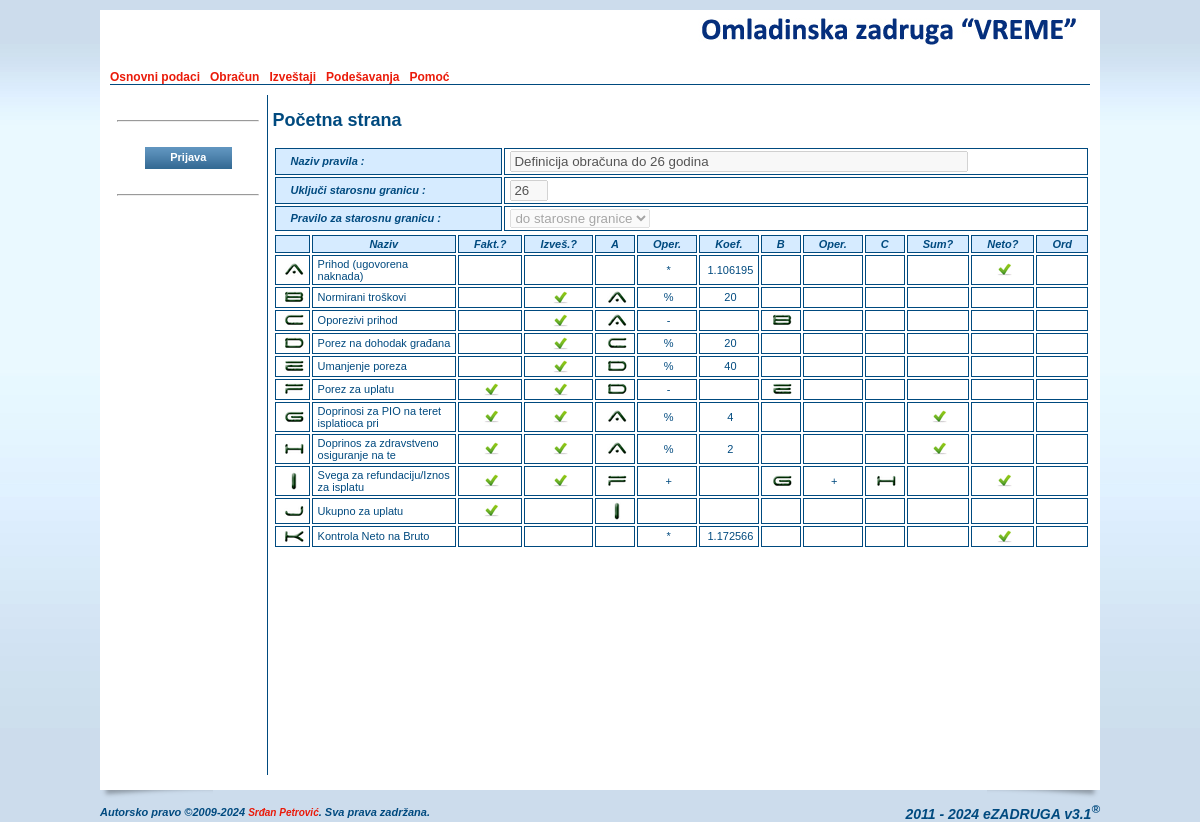
/parametarugpregled.php?id=1, run on the app's committed database.
### tables this page shows
CREATE TABLE IF NOT EXISTS `oszcooperative` (
  `ID` smallint(6) NOT NULL AUTO_INCREMENT,
  `name` varchar(255) NOT NULL,
  `short` varchar(50) NOT NULL,
  `shortest` varchar(25) NOT NULL,
  `address` varchar(255) DEFAULT NULL,
  `IDPlace` smallint(6) DEFAULT NULL,
  `phone` varchar(20) DEFAULT NULL,
  `mobile` varchar(20) DEFAULT NULL,
  `fax` varchar(20) DEFAULT NULL,
  `email` varchar(255) DEFAULT NULL,
  `url` varchar(255) DEFAULT NULL,
  `account` varchar(255) DEFAULT NULL,
  `reference` varchar(255) NOT NULL,
  `pib` varchar(20) DEFAULT NULL,
  `idnumber` varchar(20) DEFAULT NULL,
  `activity` varchar(20) NOT NULL,
  `currentyear` varchar(4) NOT NULL,
  `contracthours` tinyint(4) NOT NULL DEFAULT '0',
  `memberhours` tinyint(4) NOT NULL DEFAULT '0',
  `headimage` varchar(255) DEFAULT NULL,
  `pdfimage` varchar(255) DEFAULT NULL,
  PRIMARY KEY (`ID`),
  KEY `name` (`name`),
  KEY `IDPlace` (`IDPlace`)
);

CREATE TABLE IF NOT EXISTS `oszmenu` (
  `ID` smallint(6) NOT NULL AUTO_INCREMENT,
  `title` varchar(70) NOT NULL,
  `link` varchar(255) NOT NULL,
  `root` smallint(6) NOT NULL DEFAULT '0',
  `sort` tinyint(4) DEFAULT NULL,
  `sub_item` tinyint(4) NOT NULL DEFAULT '-1',
  `show_admin` tinyint(4) NOT NULL DEFAULT '0',
  PRIMARY KEY (`ID`),
  KEY `title` (`title`),
  KEY `root` (`root`),
  KEY `link` (`link`)
);

CREATE TABLE IF NOT EXISTS `oszinvoicerule` (
  `ID` int(11) NOT NULL AUTO_INCREMENT,
  `name` varchar(255) NOT NULL,
  `age` tinyint(4) NOT NULL,
  `agerule` varchar(2) NOT NULL,
  PRIMARY KEY (`ID`)
);

CREATE TABLE IF NOT EXISTS `oszcontractruledef` (
  `ID` int(11) NOT NULL AUTO_INCREMENT,
  `IDInvoiceRule` int(11) NOT NULL,
  `name` varchar(255) NOT NULL,
  `sort` tinyint(4) NOT NULL DEFAULT '0',
  `invoice` tinyint(4) NOT NULL DEFAULT '0',
  `report` tinyint(4) NOT NULL DEFAULT '0',
  `operator` varchar(1) NOT NULL,
  `input` int(11) NOT NULL DEFAULT '0',
  `inputVal` double NOT NULL DEFAULT '0',
  `inputY` int(11) NOT NULL DEFAULT '0',
  `operatorY` varchar(1) NOT NULL,
  `inputZ` int(11) NOT NULL DEFAULT '0',
  `contributesum` tinyint(4) NOT NULL DEFAULT '0',
  `inputnet` tinyint(4) NOT NULL DEFAULT '0',
  `control` tinyint(4) NOT NULL DEFAULT '0',
  PRIMARY KEY (`ID`),
  KEY `IDInvoiceRule` (`IDInvoiceRule`)
);

### include/c_session.php (called while the page is built, shortened)
<?php
class c_Session {
  public function _getTimeScale() {
    if (isset($_SESSION['_OSZ_TimeScale']))
      return (int) $_SESSION['_OSZ_TimeScale'];
    else {
      $query = mysql_query("SELECT * FROM OSZCooperative") or die(mysql_error());
      return (int) $_SESSION['_OSZ_TimeScale'];
    }
  }
}
?>

### parametarugpregled.php (the view, shortened to what this page needs)
<?php
include_once('./header.php');
$id             = 0;
$name           = '';
$age            = 0;
$agerule        = '';
if (isset($_GET["id"])) $id = (int)$_GET["id"];
if ($id > 0) {
  $query = mysql_query(sprintf("SELECT * FROM oszinvoicerule WHERE ID=%d",$id)) or die(mysql_error());
  $res = mysql_fetch_array($query);
  if (isset($res["ID"])) {
    $name     = $res["name"];
    $age      = $res["age"];
    $agerule  = $res["agerule"];
  }
}
?>
              <h2><?=$GLOBALS["sectiontitle"];?></h2>
              <form name="frmEdit" method="POST" action="./parametarunos.php">
              <table cellpadding="2" cellspacing="2" border="0" class="table_edit" width="100%">
                <tr>
                  <th>Naziv pravila : </th>
                  <td><input type="text" name="name" id="name" value="<?=$name?>" maxlength="255" style="width:450px;" disabled="disabled" /></td>
                </tr>
                <tr>
                  <th>Uključi starosnu granicu : </th>
                  <td><input type="text" name="age" id="age" value="<?=$age?>" maxlength="5" style="width:30px;" disabled="disabled" /></td>
                </tr>
                <tr>
                  <th>Pravilo za starosnu granicu : </th>
                  <td>
                    <select name="agerule" id="agerule" disabled="disabled">
<? foreach($GLOBALS["invoicerule"] as $key => $value) { $selected = ""; if ($key == $agerule) $selected = "selected"; ?>
                      <option value="<?=$key;?>" <?=$selected;?>><?=$value;?></option>
<? } ?>
                    </select>
                  </td>
                </tr>
              </table>
              </form>
<?
if ($id > 0) {
  $query = mysql_query(sprintf("SELECT * FROM oszcontractruledef WHERE IDInvoiceRule=%d ORDER BY sort", $id)) or die(mysql_error());
  $_Invoiceruledef = array();
  $affected = mysql_num_rows($query);
  $i = 1;
  while ($res = mysql_fetch_array($query)) {
    $_Invoiceruledef[$res["ID"]] = array (
      "name"          => $res["name"],
      "sort"          => $res["sort"],
      "invoice"       => $res["invoice"],
      "report"        => $res["report"],
      "operator"      => $res["operator"],
      "input"         => $res["input"],
      "inputVal"      => $res["inputVal"],
      "inputY"        => $res["inputY"],
      "operatorY"     => $res["operatorY"],
      "inputZ"        => $res["inputZ"],
      "contributesum" => $res["contributesum"],
      "inputnet"      => $res["inputnet"],
      "image"         => "./images/signs/letther_".$i."_resize.png"
    );
    $i++;
  }
  if ($affected > 0) {
?>
              <table cellpadding="2" cellspacing="2" border="0" class="table_browse" width="100%">
                <tr>
                  <th>&nbsp;</th>
                  <th>Naziv</th>
                  <th>Fakt.?</th>
                  <th>Izveš.?</th>
                  <th>A</th>
                  <th>Oper.</th>
                  <th>Koef.</th>
                  <th>B</th>
                  <th>Oper.</th>
                  <th>C</th>
                  <th>Sum?</th>
                  <th>Neto?</th>
                  <th>Ord</th>
                </tr>
<? $started = true; $current = 0; foreach ($_Invoiceruledef AS $key => $res) { $current++; ?>
                <tr>
                  <td align="center" valign="middle"><img src="<?=$res["image"];?>" alt="<?=$res["name"];?>" title="<?=$res["name"];?>" /></td>
                  <td><?=substr($res["name"], 0, 40);?></td>
                  <td align="center" valign="middle"><? if ($res["invoice"]) { ?> <img src="./images/form/att.jpg" /><? } else echo '&nbsp;'; ?></td>
                  <td align="center" valign="middle"><? if ($res["report"]) { ?> <img src="./images/form/att.jpg" /><? } else echo '&nbsp;'; ?></td>
                  <td align="center" valign="middle"><? if ($res["input"] > 0) { ?>
                    <img src="<?=$_Invoiceruledef[$res["input"]]["image"];?>" alt="<?=$_Invoiceruledef[$res["input"]]["name"];?>" title="<?=$_Invoiceruledef[$res["input"]]["name"];?>"/>
                    <? } else echo '&nbsp;'; ?></td>
                  <td align="center" valign="middle"><?if (strlen(trim($res["operator"])) > 0) echo $res["operator"]; else echo '&nbsp;'; ?></td>
                  <td align="center" valign="middle"><?if ($res["inputVal"] > 0) echo $res["inputVal"]; else echo '&nbsp;'; ?></td>
                  <td align="center" valign="middle"><? if ($res["inputY"] > 0) { ?>
                    <img src="<?=$_Invoiceruledef[$res["inputY"]]["image"];?>" alt="<?=$_Invoiceruledef[$res["inputY"]]["name"];?>" title="<?=$_Invoiceruledef[$res["inputY"]]["name"];?>"/>
                    <? } else echo '&nbsp;'; ?></td>
                  <td align="center" valign="middle"><?if ($res["operatorY"] != "") echo $res["operatorY"]; else echo '&nbsp;'; ?></td>
                  <td align="center" valign="middle"d><? if ($res["inputZ"] > 0) { ?>
                    <img src="<?=$_Invoiceruledef[$res["inputZ"]]["image"];?>" alt="<?=$_Invoiceruledef[$res["inputZ"]]["name"];?>" title="<?=$_Invoiceruledef[$res["inputZ"]]["name"];?>"/>
                    <? } else echo '&nbsp;'; ?></td>
                  <td align="center" valign="middle"><? if ($res["contributesum"]) { ?> <img src="./images/form/att.jpg" /><? } else echo '&nbsp;'; ?> </td>
                  <td align="center" valign="middle"><? if ($res["inputnet"]) { ?> <img src="./images/form/att.jpg" /><? } else echo '&nbsp;'; ?> </td>
                  <td align="center" valign="middle">
                  </td>
                </tr>
<? } ?>
              </table>
<?
  }
} ?>
<?php
include_once('./footer.php');
?>

### header.php (shortened to what this page needs)
<?php
require_once('./include/c_session.php');
require_once('./lang/sr.php');
if (!isset($_session))
{
  $_session = new c_Session;
}
$_esettings = $_session->_getSettings();
if (count($_esettings) == 0) {
  $query = mysql_query("select * from esettings where ID > 0 LIMIT 1") or die(mysql_error());
  $_esettings = mysql_fetch_array($query);
}
$_oszcooperative = $_session->_getCooperative();
if (count($_oszcooperative) == 0) {
  $query = mysql_query("select * from oszcooperative where ID > 0 LIMIT 1") or die(mysql_error());
  $_oszcooperative = mysql_fetch_array($query);
}
$_timescale   = $_session->_getTimeScale();
$_menu   = array();
$_root   = 0;
$_father = 0;
$query = mysql_query("SELECT * FROM oszmenu ORDER BY root, sort") or die(mysql_error());
while ($res = mysql_fetch_array($query)) {
  if ($res['root'] > 0) {
    foreach($_menu[0] as $key => $menu) {
      if ($key == $res['root']) {
        $_menu[0][$key]['submenu'][$res['ID']] = array(
        "ID"        => $res['ID'],
        "title"     => $res['title'],
        "link"      => $res['link'],
        "root"      => $res['root'],
        "sort"      => $res['sort'],
        "sub_item"  => $res['sub_item'],
        "show_admin"=> $res['show_admin']
        );
      }
    }
  } else {
    $_menu[0][$res['ID']] = array(
      "ID"    => $res['ID'],
      "title" => $res['title'],
      "link"  => $res['link'],
      "root"  => $res['root'],
      "sort"      => $res['sort'],
      "sub_item"  => $res['sub_item'],
      "show_admin"=> $res['show_admin']
    );
  }
}
?>
<!DOCTYPE html PUBLIC "-//W3C//DTD XHTML 1.0 Transitional//EN" "http://www.w3.org/TR/xhtml1/DTD/xhtml1-transitional.dtd">
<html xmlns="http://www.w3.org/1999/xhtml" >
  <head>
    <link href="./css/style.css" rel="stylesheet" type="text/css">
    <link href="./css/calendar.css" rel="stylesheet" type="text/css">
  </head>
<?php
if (isset($preload_image) && is_array($preload_image)) {
  $strOnLoad = "javascript:MM_preloadImages(";
  $start = true;
  foreach($preload_image as $_image) {
    if ($start)
    {
      $start = false;
      $strOnLoad .= "'". $_image."'";
    } else $strOnLoad .= ",'". $_image."'";
  }
?>
  <body OnLoad="<?=$strOnLoad;?>">
<?php
} else {
?>
  <body>
<?php
}
?>
    <div class="main_content_location" align="center" valign="top">
      <table cellpadding="0" cellspacing="0" border="0">
        <tr>
          <td colspan="2" valign="top">
            <table cellpadding="0" cellspacing="0" border="0" class="content_all">
              <tr>
                <td class="content_all_left"><img src="./images/1px.gif" /></td>
                <td class="content_main" valign="top">
                    <table cellpadding="0" cellspacing="0" border="0" class="content_main">
                      <tr>
                        <td>
                          <table cellpadding="0" cellspacing="0" border="0" class="header">
                            <tr>
                              <td align="left" class="header_left">
                              </td>
                              <td align="right" valign="top" class="header_right">
                                <a href="./index.php">
<?php if (isset($_esettings["custom_head"]) && $_esettings["custom_head"] && isset($_oszcooperative["headimage"]) && file_exists($_oszcooperative["headimage"])) { ?>
                                  <img src="<?=$_oszcooperative["headimage"];?>" alt="<?=$_LANG["sr"]["MAIN_IMAGE_ALT"];?>" title="<?=$_LANG["sr"]["MAIN_IMAGE_ALT"];?>" />
<?php } else { ?>
                                  <img src="./images/ezadruga_logo.png" alt="<?=$_LANG["sr"]["MAIN_IMAGE_ALT"];?>" title="<?=$_LANG["sr"]["MAIN_IMAGE_ALT"];?>" />
<?php } ?>
                                </a>
                              </td>
                            </tr>
                            <tr>
                              <td class="main_menu" colspan="2">
<?
  foreach ($_menu[0] as $key => $menu) {
    if (intval($menu["sort"]) > 0) {
      if ($key == $_father || $key == $_root){
        if ($_menu[0][$key]["show_admin"] && $GLOBALS["admin"]) {
?>
                                <a href="./<?=$_menu[0][$key]["link"];?>" class="main_menu_selected"><?=$_menu[0][$key]["title"];?></a> &nbsp;
<?
        } else {
?>
                                <a href="./<?=$_menu[0][$key]["link"];?>" class="main_menu_selected"><?=$_menu[0][$key]["title"];?></a> &nbsp;
<?
        }
      } else {
        if ($_menu[0][$key]["show_admin"] && $GLOBALS["admin"]) {
?>
                                <a href="./<?=$_menu[0][$key]["link"];?>"><?=$_menu[0][$key]["title"];?></a> &nbsp;
<?
        } else {
?>
                                <a href="./<?=$_menu[0][$key]["link"];?>"><?=$_menu[0][$key]["title"];?></a> &nbsp;
<?
        }
      }
    }
  }
?>
                              </td>
                          </table>
                        </td>
                      </tr>
                      <tr>
                        <td valign="top">
                          <table cellpadding="0" cellspacing="0" border="0" class="main_content">
                            <tr>
                              <td class="left_menu" valign="top">
                                <hr style="margin-top:25px;margin-bottom:25px;width:140px;"/>
                                <div align="center">
<?php if (!$GLOBALS["admin"]) { ?>
                                  <form name="frmLogin" action="./login.php" method="POST">
                                    <input type="submit" name="login" id="login" class="btn" value=" &nbsp; &nbsp; Prijava &nbsp; &nbsp; " />
                                  </form>
<?php } ?>
                                </div>
                                <hr style="margin-top:25px;width:140px;" />
                              </td>
                              <td style="width:830px;padding-left:5px;" valign="top">

### css/style.css (style rules this page uses)
body { margin: 0px; padding: 0px; background-color:#ccdcec; background-image:url(bg.jpg); background-repeat:repeat-x; font-family:Arial, Tahoma, Georgia; font-size:12px; color:#004A7F; }
a { font-size:12px; color:#ea1b0a; text-decoration:none; font-weight: bold; }
table { text-align: left; font-size:12px; }
img { border-top: 0px none; border-left: 0px none; border-right: 0px none; border-bottom: 0px none; }
.header { width: 980px; height: 60px; }
.header_left { width: 390px; height: 60px; }
.header_right { width: 590px; height: 60px; }
.main_content_location { padding-top: 10px; }
.content_all { margin: 0px; padding: 0px; background-color:#FFFFFF; width:1000px; }
.content_all_left { background-color:#FFFFFF; width:10px; }
.content_main { width: 980px; background-color:#FFFFFF; font-size:12px; }
.main_content { width: 980px; height:680px; background-color:#FFFFFF; font-size:12px; margin-top:10px; }
.main_menu { border-bottom: 1px solid #004A7F; }
.left_menu { width:160px; border-right: 1px solid #004A7F; }
.table_browse { font-size:11px; }
.table_browse th { font-weight: bold; text-align: left; font-style: italic; background-color: #D6EBFF; border-top: 1px solid #004A7F; border-left: 1px solid #004A7F; border-right: 1px solid #004A7F; border-bottom: 1px solid #004A7F; }
.table_browse td { border-top: 1px solid #004A7F; border-left: 1px solid #004A7F; border-right: 1px solid #004A7F; border-bottom: 1px solid #004A7F; padding-left: 5px; }
.table_edit { font-size:11px; }
.table_edit th { font-weight: bold; font-style: italic; background-color: #D6EBFF; border-top: 1px solid #004A7F; border-left: 1px solid #004A7F; border-right: 1px solid #004A7F; border-bottom: 1px solid #004A7F; padding-left: 15px; padding-right: 15px; }
.table_edit td { border-top: 1px solid #004A7F; border-left: 1px solid #004A7F; border-right: 1px solid #004A7F; border-bottom: 1px solid #004A7F; padding-left: 5px; }
.table_browse th { font-weight: bold; font-style: italic; text-align: center; background-color: #D6EBFF; border-top: 1px solid #004A7F; border-left: 1px solid #004A7F; border-right: 1px solid #004A7F; border-bottom: 1px solid #004A7F; padding-left: 15px; padding-right: 15px; }
.btn { height:22px; border:none; background-color:#004A7F; background-image:url(btn.jpg); background-repeat:repeat-x; color:#FFFFFF; font-size:11px; cursor:pointer; font-weight:bold; padding:0px 10px 2px 10px; }

### data on the page
oszcooperative: headimage (picture)
oszmenu: title "Osnovni podaci"
oszmenu: title "Obračun"
oszmenu: title "Izveštaji"
oszmenu: title "Podešavanja"
oszmenu: title "Pomoć"
oszinvoicerule: name "Definicija obračuna do 26 godina", age "26"
oszcontractruledef: shows a picture, name "Prihod (ugovorena naknada)", operator "*", inputVal "1.106195", inputnet 1 (drawn)
oszcontractruledef: shows a picture, name "Normirani troškovi", report 1 (drawn), operator "%", inputVal "20"
oszcontractruledef: shows a picture, name "Oporezivi prihod", report 1 (drawn), operator "-"
oszcontractruledef: shows a picture, name "Porez na dohodak građana", report 1 (drawn), operator "%", inputVal "20"
oszcontractruledef: shows a picture, name "Umanjenje poreza", report 1 (drawn), operator "%", inputVal "40"
oszcontractruledef: shows a picture, name "Porez za uplatu", invoice 1 (drawn), report 1 (drawn), operator "-"
oszcontractruledef: shows a picture, name "Doprinosi za PIO na teret isplatioca pri", invoice 1 (drawn), report 1 (drawn), operator "%", inputVal "4", contributesum 1 (drawn)
oszcontractruledef: shows a picture, name "Doprinos za zdravstveno osiguranje na te", invoice 1 (drawn), report 1 (drawn), operator "%", inputVal "2", contributesum 1 (drawn)
oszcontractruledef: shows a picture, name "Svega za refundaciju/Iznos za isplatu", invoice 1 (drawn), report 1 (drawn), operator "+", operatorY "+", inputnet 1 (drawn)
oszcontractruledef: shows a picture, name "Ukupno za uplatu", invoice 1 (drawn)
oszcontractruledef: shows a picture, name "Kontrola Neto na Bruto", operator "*", inputVal "1.172566", inputnet 1 (drawn)

### other printed values
$GLOBALS["sectiontitle"] "Početna strana"
$GLOBALS["version"] "3.1"
form field agerule "do starosne granice"
